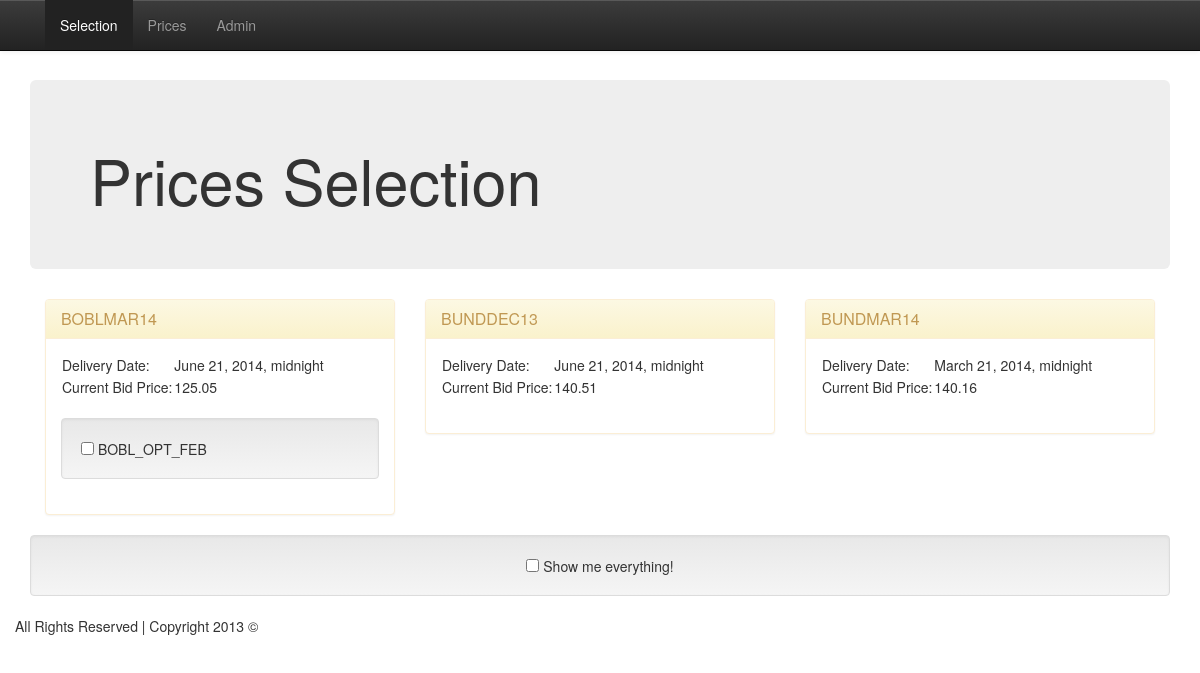
Before: / with the older database file.
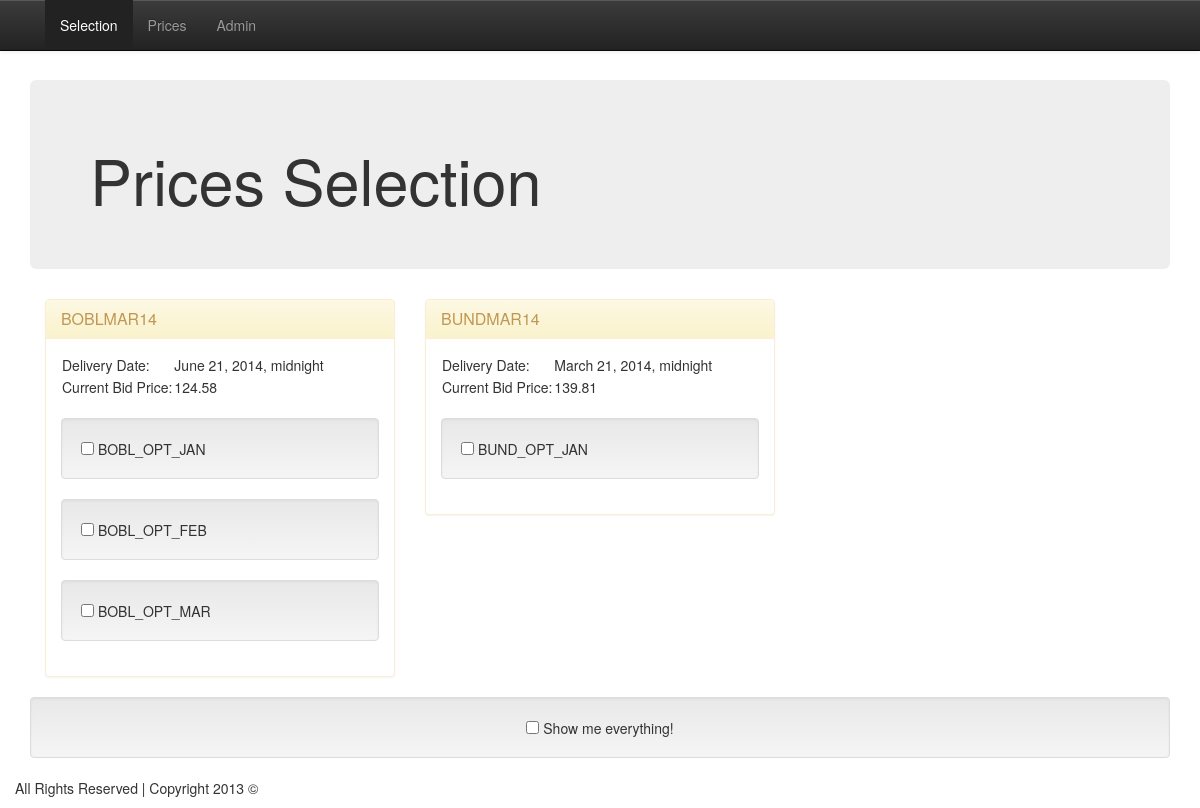
After: the same page with the newer database file.
### marketdata/models.py (models this page shows, shortened)
class Future(models.Model):
    name = models.CharField(max_length=200)
    bloomberg_id = models.CharField(max_length=200)
    easyscreen_id = models.CharField(max_length=200)
    bid = models.FloatField(default = -99)
    bid_volume = models.FloatField(default = -99)
    ask = models.FloatField(default = -99)
    ask_volume = models.FloatField(default = -99)
    value = models.FloatField(default = -99)
    last_trade_value = models.FloatField(default = -99)
    last_updated = models.DateTimeField(default = datetime.datetime(1900,1,1,0,0,0))
    last_trade_volume = models.FloatField(default = -99)
    month_tag = models.CharField(max_length=200)
    expiry_date = models.DateTimeField(default = datetime.datetime(1900,1,1,0,0,0))

class OptionDefinition(models.Model):
    name = models.CharField(max_length=200)
    future = models.ForeignKey(Future)
    bloomberg_prefix = models.CharField(max_length=200)
    easyscreen_prefix = models.CharField(max_length=200)
    month_tag = models.CharField(max_length=200)
    expiry_date = models.DateTimeField()
    strike_interval = models.FloatField(default=0.5)
    price_movement = models.FloatField(default=0.01)
    number_of_OTM_options = models.IntegerField(default=10, verbose_name="No. of options")

### trader/views.py (the view)
# urls.py: url(r'^$', 'trader.views.home', name='home'),
@csrf_exempt
def home(request):
    selected_options = set(request.POST.keys())
    futures = sorted(
            Future.objects.all() ,
            key = lambda x : x.name)
    futures = [el for el in futures
            if el.expiry_date > datetime.datetime.today()]
    published_options = sorted(
            PublishOptionContract.objects.all(),
            key = lambda x : x.strike)
    published_option_definitions = set([])
    for o in published_options:
        published_option_definitions.add(o.optiondefinition)
    options = OptionDefinition.objects.all()
    options =  [el for el in options
            if el.expiry_date > datetime.datetime.today() and el in published_option_definitions]
    futuredict = collections.OrderedDict()
    checked_futuredict = collections.OrderedDict()
    for future in futures:
        futuredict[future] = []
        for o in options:
            if o.future_id == future.id:
                if o.name in selected_options:
                    futuredict[future].append((o,True))
                else:
                    futuredict[future].append((o,False))
    template = loader.get_template('index.html')
    context = RequestContext(request, {
        'futuredict': futuredict,
    })
    return HttpResponse(template.render(context))

### trader/templates/index.html (shortened to what this page needs)
{% extends "base-head.html" %}
{% block content %}
<div class="navbar navbar-inverse navbar-fixed-top">
  <div class="container">
    <div class="navbar-collapse collapse">
      <ul class="nav navbar-nav">
        <li class="active"><a>Selection</a></li>
        <li><a onclick="return postSelection();">Prices</a></li>
        <li><a href="/admin/">Admin</a></li>
      </ul>
    </div>
  </div>
</div>
<div class="container theme-showcase">
    <div class="jumbotron">
        <h1>Prices Selection</h1>
    </div>
    <div class="row">
        <div class="col-lg-12">
            {% if futuredict %}
                {% for future, options in futuredict.items %}
                    <div class="col-sm-4">
                        <div class="panel panel-warning">
                            <div class="panel-heading">
                                <h3 class="panel-title">{{future.name}}</h3>
                            </div>
                            <div class="panel-body">
                                <table>
                                    <tr><td>Delivery Date:</td> <td>{{future.expiry_date}}</td></tr>
                                    <tr><td>Current Bid Price:</td> <td>{{future.bid}}</td></tr>
                                </table>
                                <br />
                                {% for option in options %}
                                <div class="well">
                                    {% if option.1 %}
                                        <input type="checkbox" id="{{option.0.name}}" name=option checked> {{option.0.name}}</input>
                                    {% else %}
                                        <input type="checkbox" id="{{option.0.name}}" name=option> {{option.0.name}}</input>
                                    {% endif %}
                                </div>
                                {% endfor %}
                            </div>
                        </div>
                    </div>
                {% endfor %}
            {% endif %}
        </div>
    </div>
    <div class="row">
        <div class="col-lg-12">
            <div class="well text-center">
                <input type="checkbox" id="everything"> Show me everything!</input>
            </div>
        </div>
    </div>
</div>
{% endblock %}

### trader/templates/base-head.html (shortened to what this page needs)
<!DOCTYPE html>
<html lang="en">
  <head>
    <link href="{{STATIC_URL}}css/bootstrap.css" rel="stylesheet">
    <link href="{{STATIC_URL}}css/bootstrap-theme.min.css" rel="stylesheet">
    <link href="{{STATIC_URL}}css/custom-theme.css" rel="stylesheet">
    {% block content %}
    {% endblock %}
    <footer id="footer">
      <div class="inner">
        <div class="container">
          <div class="row">
            <div class="subfooter">
              <div class="span12">
                <p> All Rights Reserved | Copyright 2013 &copy;</p>
              </div>
            </div>
          </div>
        </div>
      </div>
    </footer>
  </body>
</html>

Changed rows visible on the page:
removed Future: name "BUNDDEC13", expiry_date "June 21, 2014, midnight", bid "140.51"
changed Future "BOBLMAR14": gains OptionDefinition (name "BOBL_OPT_JAN"); gains OptionDefinition (name "BOBL_OPT_MAR"); bid "125.05" → "124.58"
changed Future "BUNDMAR14": gains OptionDefinition (name "BUND_OPT_JAN"); bid "140.16" → "139.81"
